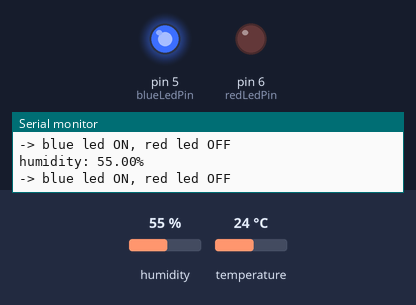
This sketch was run on a simulated Arduino Uno, built with avr-gcc and run on an emulated ATmega328P. Shown: output pins drawn as LEDs (lit = HIGH), the last lines printed to the serial monitor. Inputs (shaded band) come from the test bench; at power-on: humidity 55 %, temperature 24 °C.

Above: at 2.2 s.
2.3 s: humidity set to 78 %
5.0 s: humidity set to 81 %
At 5.7 s:
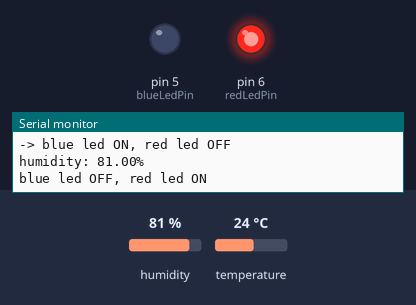
7.7 s: humidity set to 22 %
At 10.3 s:
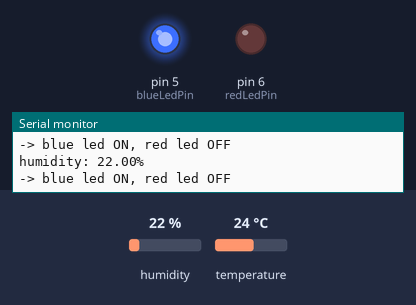
10.6 s: humidity set to 88 %
At 11.7 s:
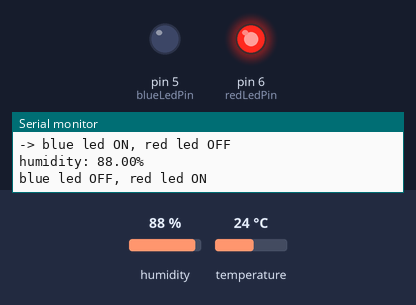
Timing chart, 0 to 13.6 s (numbered marks = the images above; inputs shaded):
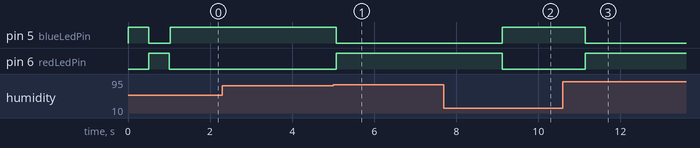

Measured:
- the behaviour switches between 79 and 80 % on humidity (found by bisection; images 0 and 1)
- after the input at 5.0 s, pin 5 (blueLedPin): HIGH → LOW after 0.07 s; pin 6 (redLedPin): LOW → HIGH after 0.07 s
- after the input at 7.7 s, pin 5 (blueLedPin): LOW → HIGH after 1.4 s; pin 6 (redLedPin): HIGH → LOW after 1.4 s
- after the input at 10.6 s, pin 5 (blueLedPin): HIGH → LOW after 0.55 s; pin 6 (redLedPin): LOW → HIGH after 0.55 s

The sketch:

humidity_sensor.ino
```cpp
#include "DHT.h"

#define DHTPIN 2
#define DHTTYPE DHT11

const int blueLedPin = 5;
const int redLedPin = 6;

DHT dht(DHTPIN, DHTTYPE);

void setup() {
  Serial.begin(9600);
  Serial.println("humidity sensor test");

  pinMode(blueLedPin, OUTPUT);
  pinMode(redLedPin, OUTPUT);

  // test leds at startup
  digitalWrite(blueLedPin, HIGH);
  delay(500);
  digitalWrite(blueLedPin, LOW);
  digitalWrite(redLedPin, HIGH);
  delay(500);
  digitalWrite(redLedPin, LOW);

  dht.begin();
}

void loop() {
  float humidity = dht.readHumidity();

  // check if reading failed
  if (isnan(humidity)) {
    Serial.println("failed to read from dht sensor");
    return;
  }

  Serial.print("humidity: ");
  Serial.print(humidity);
  Serial.println("%");

  if (humidity < 80) {
    Serial.println("-> blue led ON, red led OFF");
    digitalWrite(blueLedPin, HIGH);
    digitalWrite(redLedPin, LOW);
  } else {
    Serial.println("blue led OFF, red led ON");
    digitalWrite(blueLedPin, LOW);
    digitalWrite(redLedPin, HIGH);
  }

  // wait between readings
  delay(1000);
}
```
